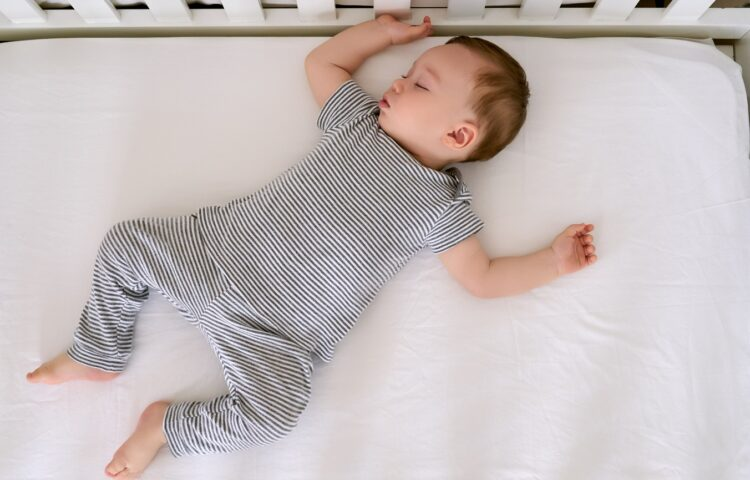
#> input picture evidencias/bebe_prueba.jpg, 750 x 480 px
$ python prueba_estatica.py
#> lines starting #> are read from the running program, lines starting #| are printed output that depends on the picture; after the words box and inside, x2 and y2 are one past the last pixel; in counts of white or black regions, pixels touching at a corner belong together
### servidor/detector_postura.py
"""
OBJETIVO: Módulo de detección de postura del bebé mediante visión por
          computadora. Analiza frames para identificar posición de riesgo
          (boca abajo = riesgo de SMSL).

CORRECCIÓN v2 — DOBLE MODO:
  • MODO CENITAL  (vista desde arriba / pruebas estáticas con fotos):
    Usa segmentación de color de piel en HSV para ubicar la cabeza.
    Si la zona de piel más grande está en la MITAD SUPERIOR → SEGURO.
    Si está en la MITAD INFERIOR o no hay piel → RIESGO.
    Detecta automáticamente si no hay cara visible (imagen cenital pura).

  • MODO FRONTAL  (webcam en tiempo real):
    Usa Haar Cascades para detectar cara directamente.
    Si hay cara válida → SEGURO.
    Si no hay cara → RIESGO.

  La función detectar_postura() elige el modo automáticamente según la
  proporción de la imagen y la cantidad de piel detectada.
  También se puede forzar el modo con el parámetro `modo`.

INTEGRANTES: Aragón Guerrero Jacziry Berenice - 21240179
PROYECTO: SleepBear - Sistema Inteligente de Monitoreo Nocturno para Bebés
"""

import cv2
import numpy as np
import os

# ── Parámetros de detección Haar ──────────────────────────────────────────────
_MIN_VAR_CARA  = 150    # varianza mínima del ROI para cara real
_MIN_CARA_FRAC = 0.08   # tamaño mínimo de cara como fracción del frame

# ── Parámetros de segmentación de piel (modo cenital) ────────────────────────
# Rango HSV para piel humana (funciona bien bajo luz cálida e IR)
_PIEL_HSV_MIN = np.array([0,  20,  70],  dtype=np.uint8)
_PIEL_HSV_MAX = np.array([25, 255, 255], dtype=np.uint8)
_MIN_AREA_PIEL = 500    # píxeles mínimos para considerar zona de piel válida

# ── Cargar clasificadores Haar ─────────────────────────────────────────────────
def _cargar(nombre):
    rutas = [
        os.path.join(os.path.dirname(__file__), nombre),
        cv2.data.haarcascades + nombre,
    ]
    for ruta in rutas:
        if os.path.exists(ruta):
            clf = cv2.CascadeClassifier(ruta)
            if not clf.empty():
                return clf
    return None

_haar_frontal = _cargar("haarcascade_frontalface_default.xml")
_haar_perfil  = _cargar("haarcascade_profileface.xml")

if _haar_frontal:
    print("[IA] Haar frontal cargado")
if _haar_perfil:
    print("[IA] Haar perfil cargado")
if not _haar_frontal and not _haar_perfil:
    print("[IA] ADVERTENCIA: no se encontró ningún clasificador Haar")
    print("[IA] Solo modo cenital disponible")


# =============================================================================
# MODO CENITAL — segmentación de color de piel
# =============================================================================

# [52 lines left out: function _detectar_postura_cenital, not called in this run]


# =============================================================================
# MODO FRONTAL — Haar Cascades
# =============================================================================

def _cara_valida_en(imagen_gris, imagen_gris_orig, h, w, clf, es_flip):
    """
    Corre el clasificador sobre imagen_gris.
    Devuelve True si encuentra al menos una cara que pase los filtros
    de tamaño y varianza.
    """
    if clf is None:
        return False

    min_px = int(min(h, w) * _MIN_CARA_FRAC)
    caras  = clf.detectMultiScale(
        imagen_gris,
        scaleFactor=1.05,
        minNeighbors=4,
        minSize=(min_px, min_px),
        flags=cv2.CASCADE_SCALE_IMAGE
    )

    for (x, y, cw, ch) in caras:
        if cw > w * 0.6 or ch > h * 0.6:
            continue
        rx = (w - x - cw) if es_flip else x
        rx = max(0, min(rx, w - 1))
        ry = max(0, min(y, h - 1))
        roi = imagen_gris_orig[ry:ry+ch, rx:rx+cw]
        if roi.size == 0:
            continue
        if np.var(roi) >= _MIN_VAR_CARA:
            return True

    return False


def _detectar_postura_frontal(frame):
    """
    Modo frontal (webcam en tiempo real):
    Usa Haar Cascades para detectar la cara del bebé.
    Si hay cara válida → SEGURO, si no → RIESGO.
    """
    h, w = frame.shape[:2]
    gris     = cv2.cvtColor(frame, cv2.COLOR_BGR2GRAY)
    gris_eq  = cv2.equalizeHist(gris)
    gris_flp = cv2.flip(gris_eq, 1)

    for clf in [_haar_frontal, _haar_perfil]:
        for img, es_flip in [(gris_eq, False), (gris_flp, True)]:
            if _cara_valida_en(img, gris, h, w, clf, es_flip):
                return "SEGURO"

    return "RIESGO"


# =============================================================================
# FUNCIÓN PRINCIPAL — elige modo automáticamente
# =============================================================================

def detectar_postura(frame, modo="auto"):
    """
    Analiza un frame BGR y clasifica la postura del bebé.

    Parámetros:
        frame : imagen BGR (numpy array)
        modo  : "auto"    — elige según el frame (recomendado)
                "cenital" — fuerza modo vista desde arriba (pruebas estáticas)
                "frontal" — fuerza modo Haar Cascade (webcam en tiempo real)

    Retorna: "SEGURO", "RIESGO" o "INDETERMINADO"

    Modo AUTO:
        Si el frame tiene más píxeles de piel en proporción que lo esperado
        en una vista frontal normal, o si los Haar Cascades no detectan cara,
        activa el modo cenital como refuerzo.
        En la práctica: si Haar falla (típico en vistas de arriba), se cae al
        modo cenital automáticamente.
    """
    if frame is None or frame.size == 0:
        return "INDETERMINADO"

    if modo == "cenital":
        return _detectar_postura_cenital(frame)

    if modo == "frontal":
        return _detectar_postura_frontal(frame)

    # ── MODO AUTO ─────────────────────────────────────────────────────────────
    # 1. Intentar detección frontal (Haar)
    resultado_frontal = _detectar_postura_frontal(frame)

    if resultado_frontal == "SEGURO":
        # Haar encontró cara: definitivamente SEGURO
        return "SEGURO"

    # 2. Haar no encontró cara → puede ser vista cenital o bebé boca abajo
    #    Aplicar detección cenital como segunda opinión
    resultado_cenital = _detectar_postura_cenital(frame)

    if resultado_cenital == "SEGURO":
        # Cenital dice que la piel está en la mitad superior → SEGURO
        return "SEGURO"

    # Ambos métodos dicen RIESGO → alta confianza de que el bebé está boca abajo
    return "RIESGO"


# =============================================================================
# FUNCIÓN DE ANOTACIÓN
# =============================================================================

def anotar_frame(frame, postura, modo="auto"):
    """
    Dibuja el resultado sobre el frame para visualización en pruebas.
    En modo cenital también dibuja la máscara de piel y el centroide.
    """
    if frame is None:
        return frame

    colores = {
        "SEGURO":        (0, 255, 0),
        "RIESGO":        (0, 0, 255),
        "INDETERMINADO": (0, 165, 255)
    }
    color = colores.get(postura, (255, 255, 255))

    cv2.putText(frame, f"Postura: {postura}", (10, 40),
                cv2.FONT_HERSHEY_SIMPLEX, 1.2, color, 3)
    cv2.putText(frame, f"Modo: {modo}", (10, 80),
                cv2.FONT_HERSHEY_SIMPLEX, 0.6, (200, 200, 200), 2)

    h, w = frame.shape[:2]

    # ── Modo cenital: dibujar zona de piel ───────────────────────────────────
    if modo in ("cenital", "auto"):
        hsv  = cv2.cvtColor(frame, cv2.COLOR_BGR2HSV)
        mask = cv2.inRange(hsv, _PIEL_HSV_MIN, _PIEL_HSV_MAX)
        kernel = cv2.getStructuringElement(cv2.MORPH_ELLIPSE, (7, 7))
        mask   = cv2.morphologyEx(mask, cv2.MORPH_OPEN,  kernel)
        mask   = cv2.morphologyEx(mask, cv2.MORPH_CLOSE, kernel)
        contornos, _ = cv2.findContours(mask, cv2.RETR_EXTERNAL,
                                        cv2.CHAIN_APPROX_SIMPLE)
        for cnt in contornos:
            if cv2.contourArea(cnt) > _MIN_AREA_PIEL:
                cv2.drawContours(frame, [cnt], -1, (255, 150, 0), 2)

        # Línea de mitad del frame
        cv2.line(frame, (0, h//2), (w, h//2), (100, 100, 255), 1)
        cv2.putText(frame, "mitad", (5, h//2 - 5),
                    cv2.FONT_HERSHEY_SIMPLEX, 0.4, (100, 100, 255), 1)

    # ── Modo frontal: dibujar cajas de caras ─────────────────────────────────
    if modo in ("frontal", "auto"):
        gris    = cv2.cvtColor(frame, cv2.COLOR_BGR2GRAY)
        gris_eq = cv2.equalizeHist(gris)
        for clf in [_haar_frontal, _haar_perfil]:
            if clf is None:
                continue
            min_px = int(min(h, w) * _MIN_CARA_FRAC)
            caras  = clf.detectMultiScale(gris_eq, 1.05, 4,
                                          minSize=(min_px, min_px))
            for (x, y, cw, ch) in caras:
                if cw < w * 0.6:
                    roi = gris[y:y+ch, x:x+cw]
                    var = np.var(roi) if roi.size > 0 else 0
                    c   = color if var >= _MIN_VAR_CARA else (100, 100, 100)
                    cv2.rectangle(frame, (x, y), (x+cw, y+ch), c, 2)

    return frame

### servidor/prueba_estatica.py
"""
OBJETIVO: Validación estática del modelo de detección de postura del bebé.
          Prueba detector_postura.py con imágenes locales ANTES de integrar
          con el flujo MQTT, garantizando funcionamiento aislado.

CORRECCIÓN v2:
  • Permite elegir modo: "cenital", "frontal" o "auto"
  • Muestra ventana interactiva con el frame anotado (presiona cualquier
    tecla para pasar a la siguiente imagen, 'q' para salir)
  • Guarda el resultado anotado con el modo usado en el nombre del archivo
  • Calcula precisión por modo por separado

INTEGRANTES: Aragón Guerrero Jacziry Berenice - 21240179
PROYECTO: SleepBear - Sistema Inteligente de Monitoreo Nocturno para Bebés
"""

import cv2
import os
import sys

sys.path.insert(0, os.path.dirname(os.path.abspath(__file__)))
from detector_postura import detectar_postura, anotar_frame

# ── Configuración ──────────────────────────────────────────────────────────────
# Modo de detección: "cenital" | "frontal" | "auto"
# Para las pruebas estáticas con fotos desde arriba → "cenital"
# Para pruebas con la webcam frontal → "frontal" o "auto"
MODO = "auto"

# Lista de imágenes de prueba con resultado esperado
# Agrega tus propias imágenes a la carpeta evidencias/
IMAGENES = [
    ("../evidencias/bebe_prueba.jpg",  "SEGURO"),
    ("../evidencias/bebe_prueba2.jpg", "RIESGO"),
    ("../evidencias/bebe_prueba3.jpg", "RIESGO"),
    ("../evidencias/bebe_prueba4.jpg", "RIESGO"),
    ("../evidencias/prueba5.jpg", "SEGURO"),
    ("../evidencias/prueba6.jpg", "SEGURO"),
    ("../evidencias/prueba7.jpg", "RIESGO"),
    ("../evidencias/prueba8.jpg", "RIESGO"),
]

# Mostrar ventana con el frame anotado (requiere pantalla)
MOSTRAR_VENTANA = True

# Espera entre imágenes en ms (0 = espera tecla del usuario)
ESPERA_MS = 0


def ejecutar(modo=MODO):
#> called with modo = 'auto'
    print("=" * 55)
    print("  SleepBear — Prueba Estática del Modelo")
    print(f"  Modo de detección: {modo.upper()}")
    print("=" * 55)

    aciertos = 0
    total    = 0
    errores  = []

    for ruta, esperado in IMAGENES:
        # Buscar imagen relativa al directorio del script
        ruta_abs = os.path.join(os.path.dirname(os.path.abspath(__file__)), ruta)
        frame = cv2.imread(ruta_abs)
#> frame is the input picture: shape (480, 750, 3); mean B, G, R 188, 188.6, 198.2

        if frame is None:
            print(f"\n[SKIP] No encontrado: {ruta}")
            print(f"       Coloca la imagen en: {ruta_abs}")
            continue

        total    += 1
        resultado = detectar_postura(frame, modo=modo)
#> in _detectar_postura_frontal, `gris_flp = cv2.flip(gris_eq, 1)`:
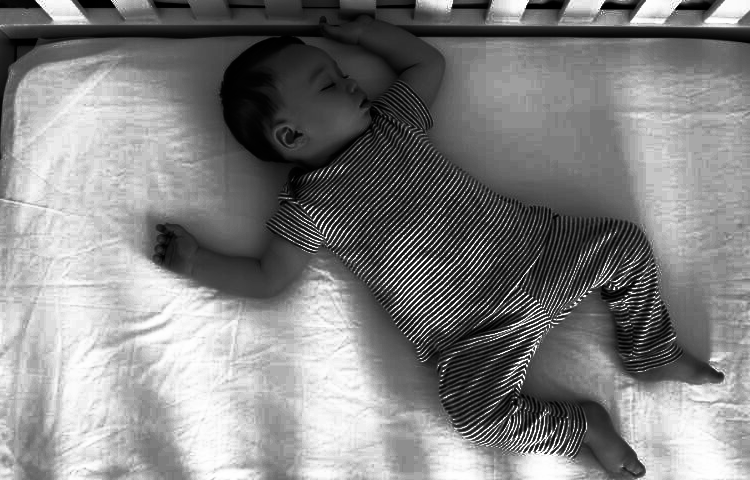
#> gris_flp: shape (480, 750); min 0, max 255, mean 129.9
#> in detectar_postura, `resultado_frontal = _detectar_postura_frontal(frame)`: resultado_frontal = 'SEGURO'
#> resultado = 'SEGURO'
        correcto  = resultado == esperado
#> correcto = True

        if correcto:
            aciertos += 1
        else:
            errores.append((ruta, esperado, resultado))

        icono = "✓" if correcto else "✗"
#> icono = '✓'
        print(f"\nImagen  : {os.path.basename(ruta)}")
        print(f"Esperado: {esperado}")
        print(f"Obtenido: {resultado}  {icono}")
#| Obtenido: SEGURO  ✓

        # Guardar imagen anotada
        frame_vis = anotar_frame(frame.copy(), resultado, modo=modo)
#> in anotar_frame, `cv2.putText(frame, f"Modo: {modo}", (10, 80), cv2.FONT_HERSHEY_SIMPLEX..`: frame: shape (480, 750, 3); mean of channels 0, 1, 2 186.3, 189.5, 196.3
#> in anotar_frame, `hsv  = cv2.cvtColor(frame, cv2.COLOR_BGR2HSV)`: hsv: shape (480, 750, 3); mean H, S, V 94.4, 23.7, 200.1
#> in anotar_frame, `mask = cv2.inRange(hsv, _PIEL_HSV_MIN, _PIEL_HSV_MAX)`:
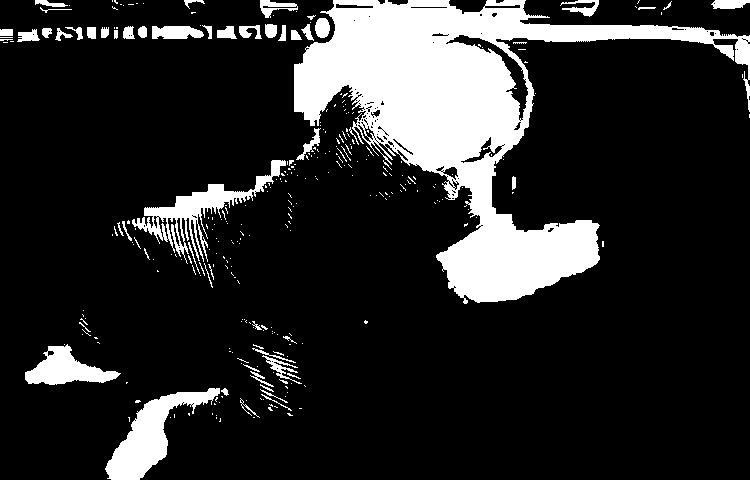
#> mask: shape (480, 750); 16.4% white; 314 white regions (260 under 20 px), largest, box (x1, y1, x2, y2) and area: (294, 0, 750, 304) 44081, (105, 388, 220, 480) 3758, (132, 160, 286, 264) 3179
#> in anotar_frame, `mask   = cv2.morphologyEx(mask, cv2.MORPH_OPEN,  kernel)`: mask: shape (480, 750); 14.3% white; 37 white regions, largest, box (x1, y1, x2, y2) and area: (294, 0, 713, 303) 40726, (106, 388, 220, 480) 3668, (25, 345, 119, 385) 1885
#> in anotar_frame, `mask   = cv2.morphologyEx(mask, cv2.MORPH_CLOSE, kernel)`:
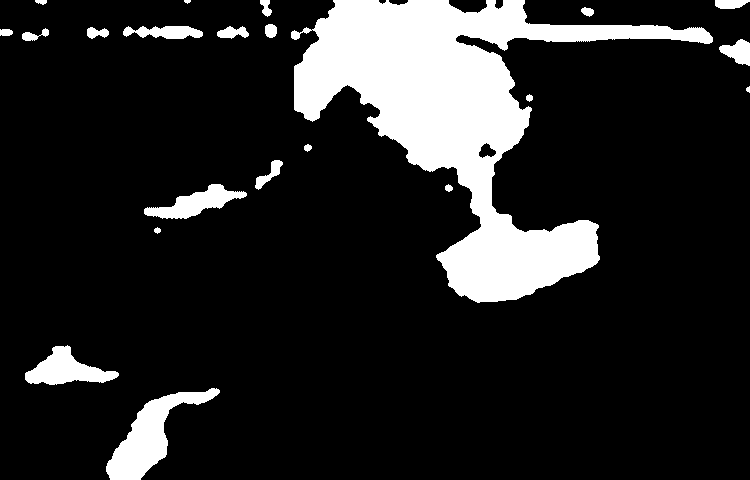
#> mask: shape (480, 750); 14.6% white; 22 white regions
#> in anotar_frame, `contornos, _ = cv2.findContours(mask, cv2.RETR_EXTERNAL, cv2.CHAIN_APP..`: contornos = 22 contours, 2 with area under 20; largest, box (x1, y1, x2, y2) and area: (291, 0, 713, 303) 41584, (106, 388, 220, 480) 3525, (25, 345, 119, 385) 1786, (144, 184, 247, 219) 1450, (123, 26, 203, 39) 652
#> the loop in anotar_frame, `for cnt in contornos:` made 22 passes
#> after the loop in anotar_frame, `for cnt in contornos:`:
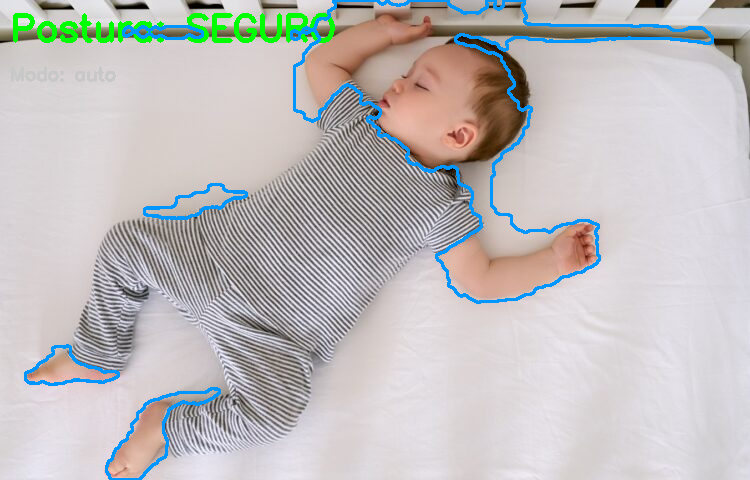
#> frame: shape (480, 750, 3); mean of channels 0, 1, 2 189.2, 189.1, 191.7; drawn as B, G, R
#> in anotar_frame, `cv2.line(frame, (0, h//2), (w, h//2), (100, 100, 255), 1)`: frame: shape (480, 750, 3); 0.21% of pixels changed, all inside (x1, y1, x2, y2) = (0, 240, 750, 241)
#> in anotar_frame, `cv2.putText(frame, "mitad", (5, h//2 - 5), cv2.FONT_HERSHEY_SIMPLEX, 0..`: frame: shape (480, 750, 3); mean of channels 0, 1, 2 189, 188.9, 191.9
#> in anotar_frame, `gris_eq = cv2.equalizeHist(gris)`:
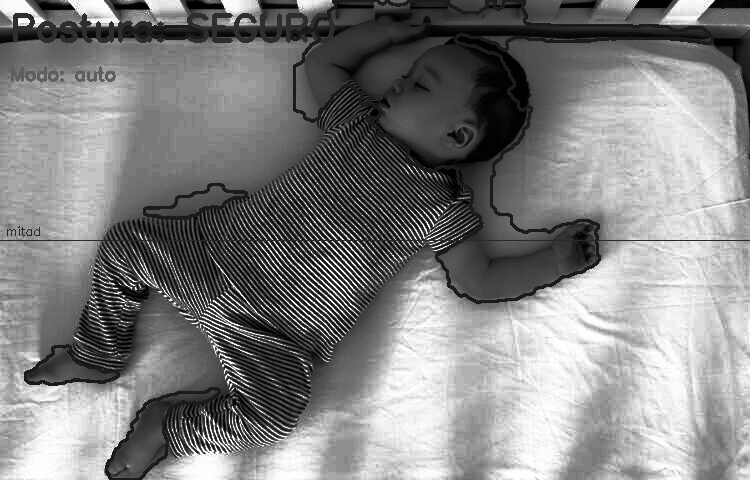
#> gris_eq: shape (480, 750); min 0, max 255, mean 129.9
#> the loop in anotar_frame, `for clf in [_haar_frontal, _haar_perfil]:` made 2 passes
#> caras on pass 1: [[618, 114, 114, 114]]
#> after the loop in anotar_frame, `for clf in [_haar_frontal, _haar_perfil]:`:
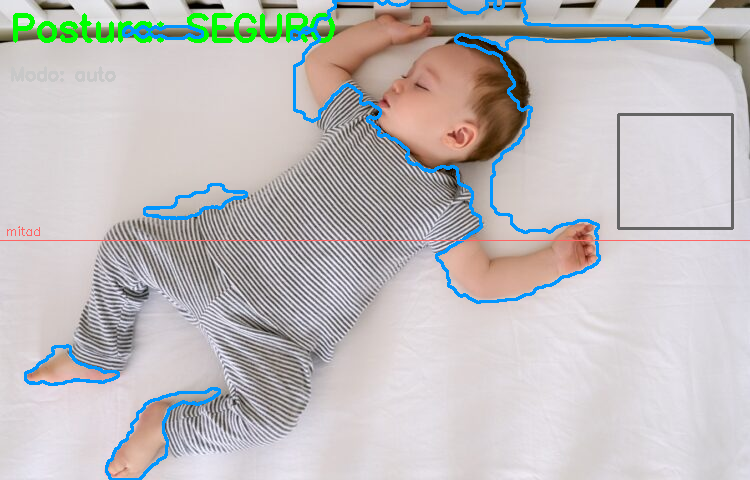
#> frame: shape (480, 750, 3); mean of channels 0, 1, 2 188.5, 188.5, 191.4; drawn as B, G, R
#> after the loop in anotar_frame, `for clf in [_haar_frontal, _haar_perfil]:`:
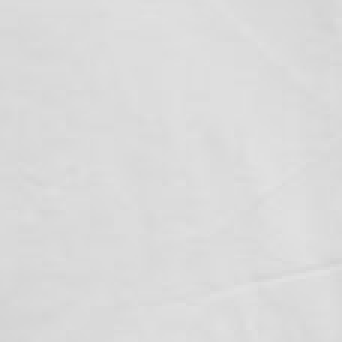
#> roi: shape (114, 114) (shown 3 times larger); min 210, max 226, mean 219
        nombre_salida = ruta_abs.replace(".jpg", f"_resultado_{modo}.jpg")
        cv2.imwrite(nombre_salida, frame_vis)
        print(f"Guardado: {os.path.basename(nombre_salida)}")

        # Mostrar ventana si está habilitado
        if MOSTRAR_VENTANA:
            titulo = f"SleepBear Prueba [{os.path.basename(ruta)}] — {resultado}"
            cv2.imshow(titulo, frame_vis)
            tecla = cv2.waitKey(ESPERA_MS) & 0xFF
#> (key q is pressed here)
            cv2.destroyAllWindows()
            if tecla == ord('q'):
                print("\n[INFO] Salida anticipada por usuario.")
                break

        print("-" * 55)

    # ── Resumen final ──────────────────────────────────────────────────────────
    print("\n" + "=" * 55)
    print("  RESUMEN")
    print("=" * 55)
    if total > 0:
        pct = aciertos / total * 100
        print(f"  Modo    : {modo.upper()}")
        print(f"  Aciertos: {aciertos}/{total} = {pct:.1f}%")
        if errores:
            print("\n  ERRORES:")
            for r, esp, obt in errores:
                print(f"    {os.path.basename(r)}: esperado={esp}, obtenido={obt}")
        if pct < 70:
            print("\n  ⚠ Precisión baja. Intenta cambiar MODO a 'cenital' o 'frontal'")
            print("    y ajusta _MIN_AREA_PIEL en detector_postura.py si el")
            print("    modo cenital no detecta bien la piel en tus imágenes.")
    else:
        print("  No se procesaron imágenes.")
        print("  Agrega imágenes a evidencias/ y actualiza la lista IMAGENES.")

    cv2.destroyAllWindows()


if __name__ == "__main__":
    # Permite pasar el modo como argumento: python prueba_estatica.py cenital
    modo_arg = sys.argv[1] if len(sys.argv) > 1 else MODO
    if modo_arg not in ("cenital", "frontal", "auto"):
        print(f"[ERROR] Modo inválido: {modo_arg}")
        print("        Usa: cenital | frontal | auto")
        sys.exit(1)
    ejecutar(modo=modo_arg)
